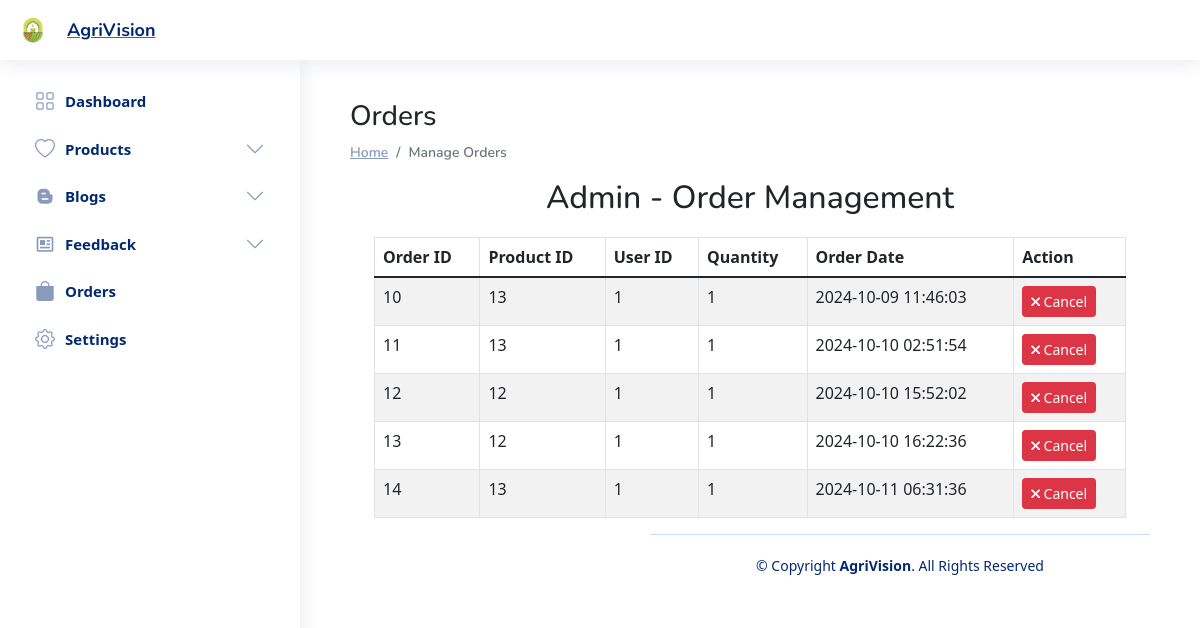
/admin/admin_orders.php, run on the app's committed database.
### tables this page shows
CREATE TABLE `orders` (
  `order_id` int(11) NOT NULL,
  `product_id` int(11) NOT NULL,
  `user_id` int(11) NOT NULL,
  `quantity` int(11) DEFAULT 1,
  `created_at` timestamp NOT NULL DEFAULT current_timestamp()
);

### admin/admin_orders.php (the view, shortened to what this page needs)
<?php
$servername = "localhost";
$username = "root";
$password = "";
$dbname = "farm";
$conn = new mysqli($servername, $username, $password, $dbname);
$sql = "SELECT * FROM orders";
$result = $conn->query($sql);
include 'includes\header.php';
?>
<!DOCTYPE html>
<html lang="en">
<head>
    <link rel="stylesheet" href="https://cdnjs.cloudflare.com/ajax/libs/bootstrap/5.1.3/css/bootstrap.min.css">
    <link rel="stylesheet" href="https://cdnjs.cloudflare.com/ajax/libs/font-awesome/6.0.0-beta3/css/all.min.css">
    <link rel="stylesheet" href="https://cdnjs.cloudflare.com/ajax/libs/bootstrap-icons/1.10.5/font/bootstrap-icons.min.css">
</head>
<body>
    <?php include 'includes\sidebar.php';?>
<main id="main" class="main">
<div class="pagetitle">
  <h3>Orders</h3>
  <nav>
    <ol class="breadcrumb">
      <li class="breadcrumb-item"><a href="index.html">Home</a></li>
      <li class="breadcrumb-item active">Manage Orders</li>
    </ol>
  </nav>
</div>
    <div class="container">
        <h2 class="text-center" style="margin-bottom:20px;">Admin - Order Management</h2>
        <table class="table table-bordered table-striped">
            <thead>
                <tr>
                    <th>Order ID</th>
                    <th>Product ID</th>
                    <th>User ID</th>
                    <th>Quantity</th>
                    <th>Order Date</th>
                    <th>Action</th>
                </tr>
            </thead>
            <tbody>
                <?php
                if ($result->num_rows > 0) {
                    while ($row = $result->fetch_assoc()) {
                        echo "<tr>";
                        echo "<td>" . $row['order_id'] . "</td>";
                        echo "<td>" . $row['product_id'] . "</td>";
                        echo "<td>" . $row['user_id'] . "</td>";
                        echo "<td>" . $row['quantity'] . "</td>";
                        echo "<td>" . $row['created_at'] . "</td>";
                        echo "<td><a href='?cancel_order=" . $row['order_id'] . "' class='btn btn-danger btn-sm' onclick='return confirm(\"Are you sure you want to cancel this order?\");'><i class='fas fa-times'></i> Cancel</a></td>";
                        echo "</tr>";
                    }
                } else {
                    echo "<tr><td colspan='6' class='text-center'>No orders found</td></tr>";
                }
                ?>
            </tbody>
        </table>
    </div>
</body>
</html>
<?php
include 'includes\footer.php';
?>

### admin/assets/css/style.css (style rules this page uses)
:root { scroll-behavior: smooth; }
body { font-family: "Open Sans", sans-serif; background: #f6f9ff; color: #444444; }
a { color: #4154f1; text-decoration: none; }
h1, h2, h3, h4, h5, h6 { font-family: "Nunito", sans-serif; }
#main { margin-top: 60px; padding: 20px 30px; transition: all 0.3s; }
.pagetitle { margin-bottom: 10px; }
.breadcrumb { font-size: 14px; font-family: "Nunito", sans-serif; color: #899bbd; font-weight: 600; }
.breadcrumb a { color: #899bbd; transition: 0.3s; }
.breadcrumb .breadcrumb-item::before { color: #899bbd; }
.breadcrumb .active { color: #51678f; font-weight: 600; }
@media (min-width: 1200px) { #main, #footer { margin-left: 300px; } }

### admin/admin_orders.php (style rules this page uses)
body { padding: 20px; }
table { margin-top: 20px; box-shadow:#8dc3ef; animation: fadeIn 1s ease-in-out; }

### data on the page
orders: order_id "10", product "13", user "1", quantity "1", created_at "2024-10-09 11:46:03"
orders: order_id "11", product "13", user "1", quantity "1", created_at "2024-10-10 02:51:54"
orders: order_id "12", product "12", user "1", quantity "1", created_at "2024-10-10 15:52:02"
orders: order_id "13", product "12", user "1", quantity "1", created_at "2024-10-10 16:22:36"
orders: order_id "14", product "13", user "1", quantity "1", created_at "2024-10-11 06:31:36"
